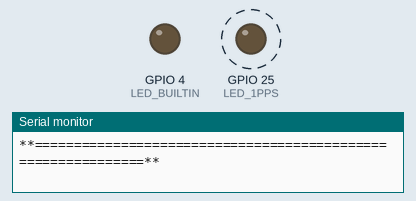
Recording of a sketch running on a simulated ESP32. Parts: output pins drawn as LEDs (lit = HIGH), the last lines printed to the serial monitor. Dashed ring = blinking. No radio packets arrive unless stated. At 5.2 s the program stops and its outputs stay as they are.

Above: at 0.28 s.
At 0.88 s:
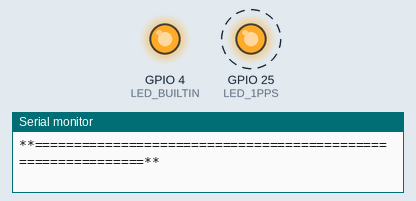
At 4.3 s:
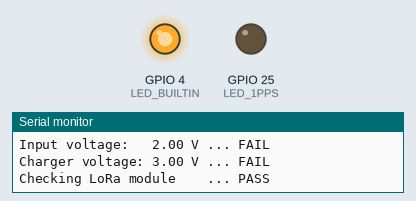
At 5.2 s:
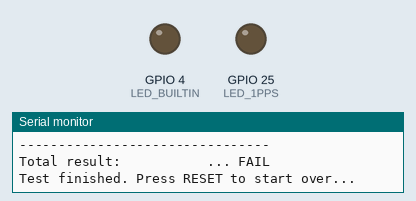
Timing chart, 0 to 6.7 s (numbered marks = the images above):
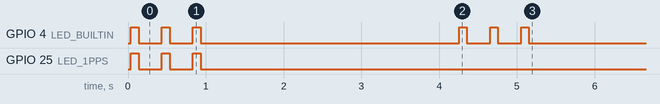

Measured:
- by itself, GPIO 4 (LED_BUILTIN): LOW → HIGH at 0.04 s, → LOW 0.10 s later, → HIGH 0.30 s later, → LOW 0.10 s later, … (12 changes in this stretch)
- by itself, GPIO 25 (LED_1PPS): alternates HIGH for 0.10 s and LOW for 0.30 s, 6 changes in all, then stays LOW

The sketch:

H2S-Dev_V1.2_Basic_Test.ino
```cpp
// Helium IoT Network Sensor Development board
// H2S-Dev V1.2 Basic
// Basic automated test software written in Arduino Environment

// This software and the corresponding hardware are open source under MIT License

// Copyright (C) HobbyIoT

#define LED_BUILTIN 4
#define LED_1PPS 25

#include <SPI.h>
#include <LoRa.h>

void setup() {

  Serial.begin(115200);
  while(!Serial);

  LoRa.setPins(5, 15, 32); // set CS, reset, IRQ pin

  pinMode(4, OUTPUT);
  pinMode(25, OUTPUT);
  pinMode(35, INPUT); // Battery sense input
  pinMode(39, INPUT); // USB-C/5V sense input

  Serial.begin(115200);
}

void loop() {

  float vcc5 = 0, vbat = 0;
// By default the test result is 0 = 'failed'
  char result = 0;

  Serial.println();
  Serial.println("**=============================================================**");
  Serial.println("**         Helium IoT Network Sensor Development board         **");
  Serial.println("*                     H2S-Dev V1.2 Basic                       **");
  Serial.println("*             A simple automated test software                  *");
  Serial.println("*        https://github.com/hobbyiot/HELIUM-SENSORS/            *");
  Serial.println("*                https://www.hobbyiot.net/                      *");
  Serial.println("**=============================================================**");

  Serial.println();

// Welcome blink

  for(char i=0;i<3;i++) {
    digitalWrite(LED_BUILTIN,HIGH); digitalWrite(LED_1PPS,HIGH); delay(100);
    digitalWrite(LED_BUILTIN,LOW); digitalWrite(LED_1PPS,LOW); delay(300);
  }

delay(1000);

  Serial.println(F("Testing board modules..."));
  Serial.println();

  vcc5 = analogRead(39)/819;
  Serial.print("Input voltage:   ");
  Serial.print(vcc5);
  Serial.print(" V ... ");

  if (vcc5 > 4.5) {
    result++;
    Serial.println("PASS");
    digitalWrite(LED_BUILTIN,HIGH); delay(100); digitalWrite(LED_BUILTIN,LOW);
  } else {
    Serial.println("FAIL");
    // digitalWrite(LED_BUILTIN,HIGH); delay(300); digitalWrite(LED_1PPS,LOW);
  }
  delay(1000);

  vbat = analogRead(35)/589;
    Serial.print("Charger voltage: ");
    Serial.print(vbat);
    Serial.print(" V ... ");
  if (vbat < 2.2) {
    result++;
    Serial.println("PASS");
    delay(500);
    Serial.print("Connect battery: ");
    do {
      digitalWrite(LED_BUILTIN,HIGH); delay(100); digitalWrite(LED_BUILTIN,LOW); delay(300);
      digitalWrite(LED_BUILTIN,HIGH); delay(100); digitalWrite(LED_BUILTIN,LOW);
      delay(1000);
      vbat = analogRead(35)/589;
    } while (vbat < 3.5);

    Serial.print(vbat);
    Serial.print(" V ... ");

    result++;
    Serial.println("PASS");
    digitalWrite(LED_BUILTIN,HIGH); delay(100); digitalWrite(LED_BUILTIN,LOW); delay(300);
    digitalWrite(LED_BUILTIN,HIGH); delay(100); digitalWrite(LED_BUILTIN,LOW);
  } else {
    Serial.println("FAIL");
    // digitalWrite(LED_BUILTIN,HIGH); delay(300); digitalWrite(LED_1PPS,LOW);
  }
  delay(1000);

    if (!LoRa.begin(868E6)) {         // initialize ratio at 868 MHz
    Serial.println("LoRa init failed. Check your connections.");
    }
    else
    {
      result++;
      Serial.println("Checking LoRa module    ... PASS");
      digitalWrite(LED_BUILTIN,HIGH); delay(100); digitalWrite(LED_BUILTIN,LOW); delay(300);
      digitalWrite(LED_BUILTIN,HIGH); delay(100); digitalWrite(LED_BUILTIN,LOW); delay(300);
      digitalWrite(LED_BUILTIN,HIGH); delay(100); digitalWrite(LED_BUILTIN,LOW);
    }

//    LoRa.dumpRegisters(Serial);

  if(result == 4) {
    Serial.println("--------------------------------");
    Serial.println("Total result            ... PASS");
    Serial.println();
    Serial.println("Test finished. Press RESET to start over... ");
    Serial.println("... or have fun with your new board!");

delay(1000);

    while(1)
    //Flash LED for test PASS
      for(char i=0;i<3;i++) {
      digitalWrite(LED_BUILTIN,HIGH); delay(50); digitalWrite(LED_BUILTIN,LOW); delay(1000);
      }
  } else {
    Serial.println("--------------------------------");
    Serial.println("Total result:           ... FAIL");
    Serial.println();
    Serial.println("Test finished. Press RESET to start over... ");
    while(1)
    //Blink LED for test FAIL
      for(char i=255;i>0;i--) {
      analogWrite(LED_BUILTIN,i);
      delay(8);
    }
    delay(500);
  }
}
```
